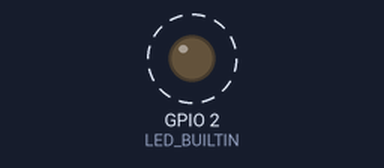
The sketch below on a simulated ESP8266 (NodeMCU). Shown: output pins drawn as LEDs (lit = HIGH, except the on-board LED, lit = LOW). Dashed ring = blinking. WiFi joins after 1.5 s; servers stay silent unless stated; what the sketch prints to the serial monitor is not drawn.

Above: at 0.5 s.
Timing chart, 0 to 4.6 s (numbered marks = the images above):
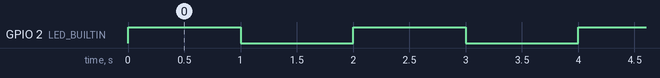

The sketch:

blink.ino
```cpp
/**
 * Blink
 *
 * Turns on an LED on for one second,
 * then off for one second, repeatedly.
 */
#include "Arduino.h"
#include <ESP8266WiFi.h>

#ifndef LED_BUILTIN
#define LED_BUILTIN 16
#endif

void setup()
{
  // initialize LED digital pin as an output.
  Serial.begin(115200);
  pinMode(LED_BUILTIN, OUTPUT);
  WiFi.begin("obedientbuttersquid","P00pietou");

}

void loop()
{
  Serial.println("hello world");
  // turn the LED on (HIGH is the voltage level)
  digitalWrite(LED_BUILTIN, HIGH);

  // wait for a second
  delay(1000);

  // turn the LED off by making the voltage LOW
  digitalWrite(LED_BUILTIN, LOW);

   // wait for a second
  delay(1000);
}
```

Measured:
- by itself, GPIO 2 (LED_BUILTIN): alternates HIGH for 1.0 s and LOW for 1.0 s
